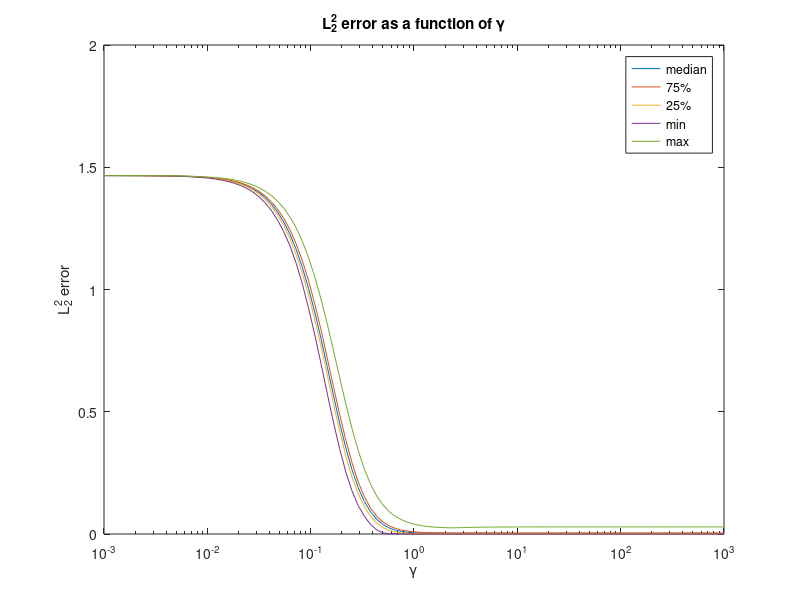

MATLAB code to generate this figure:

clear all, close all; clc;
N = 100; % Number of Samples

w = ([1000 -200 -640 128]/1000)'; % true coefficients w real roots at (x+.8)(x-.2)(x-.8)
y = zeros(1,N); % used to store values of y generated from plot
nsig = .075;
iterations = 101;
l2Map_error = zeros(1,iterations);
C=3;
val = logspace(-C,C,iterations);
w_map = zeros(1,4);
trials = 100;
stored = zeros(trials,iterations);

for l = 1:trials % number of trials to perform
    x = (-1+2*rand(1,N))'; % Generate N samples from [-1,1]
    x_vec = [x.^3 x.^2 x ones(1,N)']';
    for i = 1:N
        y(i) = w'*x_vec(:,i)+normrnd(0,nsig);
    end
    y = y';
%     x_true = linspace(-1, 1);
%     figure(1); hold on;
% 
%     scatter(x,y);
%     plot(x_true,(x_true+0.8).*(x_true-.2).*(x_true-.8));
%     legend('samples','true');

    for z = 1:iterations
        Gamma = val(z);
        A = zeros(1,4);
        B = zeros(4);
        for i = 1:N
            A = A+(y(i)*(x_vec(:,i)'))/nsig;
            B = B+(x_vec(:,i)*x_vec(:,i)')/nsig;
        end
        w_map = A/(B+inv(Gamma^2*eye(4)));
        w_map = w_map';
        l2Map_error(z) = norm(w-w_map);
    end
    stored(l,:) = l2Map_error;
end
figure(1);
%semilogx(val,l2Map_error);
stored = stored.^2;
semilogx(val, median(stored));hold on;
semilogx(val, prctile(stored,75));
semilogx(val, prctile(stored, 25));
semilogx(val, min(stored));
semilogx(val, max(stored));
legend('median','75%', '25%', 'min', 'max');
xlabel('\gamma'); ylabel('L_2^2 error')
title('L_2^2 error as a function of \gamma')

% figure(2);
% boxplot(stored, val);
% set(gca,'xscale','log');

